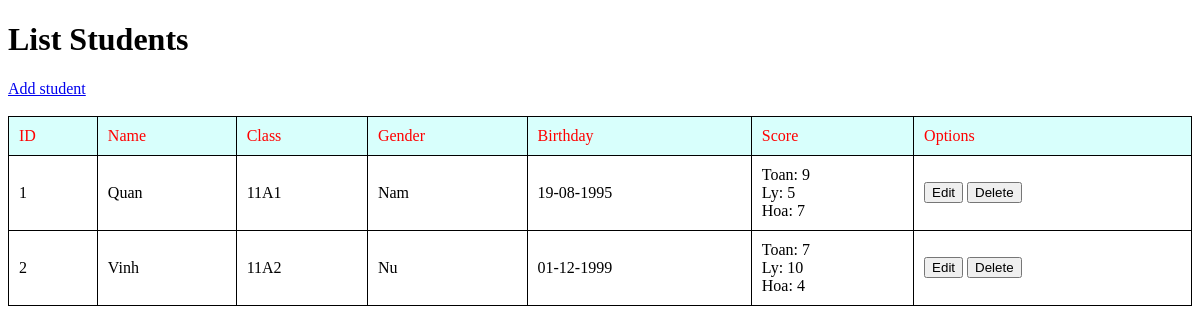
Before: / with the older database file.
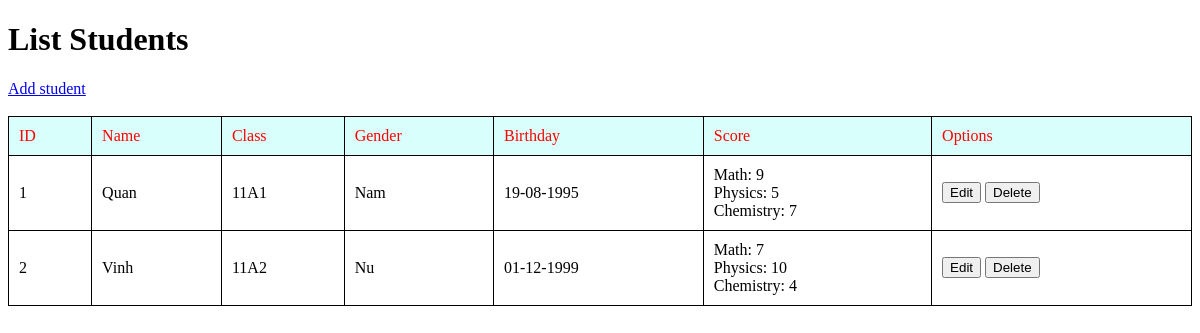
After: the same page with the newer database file.
### tables this page shows
CREATE TABLE `students` (
  `id` int(11) NOT NULL,
  `id_class` int(11) NOT NULL,
  `name` varchar(255) NOT NULL,
  `sex` varchar(255) NOT NULL,
  `birthday` varchar(255) NOT NULL
);

CREATE TABLE `subjects` (
  `id` int(11) NOT NULL,
  `name` varchar(255) NOT NULL
);

CREATE TABLE `student_subjects` (
  `id_student` int(11) NOT NULL,
  `id_subject` int(11) NOT NULL,
  `score` float NOT NULL
);

### students.php (called while the page is built, shortened)
<?php
global $conn;
function getAllStudents()
{
    global $conn;
    $result = [];
    $newArray = [];
    $counter=0;
    $sql = 'SELECT students.*, class.name AS class_name, subjects.name AS subject_name, student_subjects.score
                FROM students
                INNER JOIN student_subjects ON student_subjects.id_student = students.id
                INNER JOIN subjects ON subjects.id = student_subjects.id_subject
                INNER JOIN class ON students.id_class = class.id';
    $query = mysqli_query($conn, $sql);
    if ($query) {
        while ($row = mysqli_fetch_assoc($query)) {
            $result[] = $row;
        }
    }
    foreach ($result as $key => $val) {
        $newArray[$val['id']]['id'] = $val['id'];
        $newArray[$val['id']]['name'] = $val['name'];
        $newArray[$val['id']]['id_class'] = $val['id_class'];
        $newArray[$val['id']]['sex'] = $val['sex'];
        $newArray[$val['id']]['birthday'] = $val['birthday'];
        $newArray[$val['id']]['class_name'] = $val['class_name'];
        $newArray[$val['id']]['subjects'][$counter]['subject_name'] = $val['subject_name'];
        $newArray[$val['id']]['subjects'][$counter]['score'] = $val['score'];
        $counter++;
    }
    return $newArray;
}

### index.php (the view, shortened to what this page needs)
<?php
    require './students.php';
    $students = getAllStudents();
?>
<!DOCTYPE html>
<html>
    <head>
        <link rel="stylesheet" href="./resources/css/index.css">
    </head>
    <body>
        <h1>List Students</h1>
        <a href="add.php">Add student</a> <br/> <br/>
        <table class="table table-border">
            <tr class="table-title">
                <td class="table-border">ID</td>
                <td class="table-border">Name</td>
                <td class="table-border">Class</td>
                <td class="table-border">Gender</td>
                <td class="table-border">Birthday</td>
                <td class="table-border">Score</td>
                <td class="table-border">Options</td>
            </tr>
            <?php foreach ($students as $item) { ?>
                <tr>
                    <td class="table-border"><?php echo $item['id']; ?></td>
                    <td class="table-border"><?php echo $item['name']; ?></td>
                    <td class="table-border"><?php echo $item['class_name']; ?></td>
                    <td class="table-border"><?php echo $item['sex']; ?></td>
                    <td class="table-border"><?php echo $item['birthday']; ?></td>
                    <td class="table-border">
                        <?php foreach ($item['subjects'] as $subject) {
                            echo $subject['subject_name'] . ': ' . $subject['score'] . '<br/>';
                        } ?>
                    </td>
                    <td class="table-border">
                        <form method="POST" action="delete.php">
                            <input onclick="window.location = 'edit.php?id=<?php echo $item['id']; ?>'"
                                   type="button" value="Edit"/>
                            <input onclick="return confirm('Are you sure you want to delete');"
                                   type="submit" name="delete" value="Delete"/>
                        </form>
                    </td>
                </tr>
            <?php } ?>
        </table>
    </body>
</html>

Changed rows visible on the page:
now on one of the page's lists (row unchanged): students: subjects.name "Chemistry", student_subjects.score "7"
changed through a linked row, students (number 1 of 2 on the later page): subjects.name "Toan" → "Math"; subjects.name "Hoa" → "Physics"; student_subjects.score "7" → "5"
now on one of the page's lists (row unchanged): students: subjects.name "Chemistry", student_subjects.score "4"
changed through a linked row, students (number 2 of 2 on the later page): subjects.name "Toan" → "Math"; subjects.name "Hoa" → "Physics"; student_subjects.score "4" → "10"
Other visible differences:
list line gone: "Ly : 5"
list line gone: "Ly : 10"
